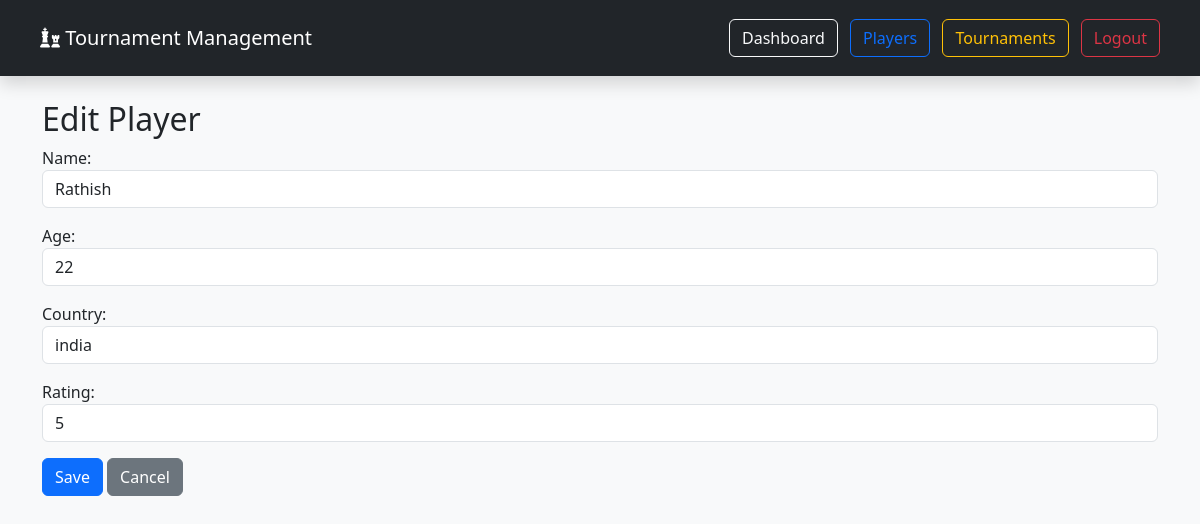
The app's page /players/edit/1/ (signed in) with its own data.
### tournament/models.py (models this page shows, shortened)
class Player(models.Model):
    name = models.CharField(max_length=100, unique=True)
    age = models.PositiveIntegerField()
    country = models.CharField(max_length=100)
    rating = models.PositiveIntegerField()
    class Meta:
        ordering = ["name"]

### tournament/views.py (the view)
# urls.py: path("players/edit/<int:pk>/", views.player_edit, name="player_edit"),
@login_required
def player_edit(request, pk):
    player = get_object_or_404(Player, pk=pk)
    if request.method == "POST":
        form = PlayerForm(
            request.POST,
            instance=player,
        )
        if form.is_valid():
            form.save()
            messages.success(
                request,
                "Player updated successfully."
            )
            return redirect("player_list")
    else:
        form = PlayerForm(instance=player)
    return render(
        request,
        "players/player_form.html",
        {
            "form": form,
            "title": "Edit Player",
        },
    )

### tournament/forms.py (shortened to what this page needs)
class PlayerForm(forms.ModelForm):
    class Meta:
        model = Player
        fields = [
            "name",
            "age",
            "country",
            "rating",
        ]
        widgets = {
            "name": forms.TextInput(attrs={"class": "form-control"}),
            "age": forms.NumberInput(attrs={"class": "form-control"}),
            "country": forms.TextInput(attrs={"class": "form-control"}),
            "rating": forms.NumberInput(attrs={"class": "form-control"}),
        }

### tournament/templates/players/player_form.html (shortened to what this page needs)
{% extends 'base.html' %}
{% block content %}
<h2>{{ title }}</h2>
<form method="POST">
{{ form.as_p }}
<button type="submit" class="btn btn-primary">
Save
</button>
<a href="{% url 'player_list' %}" class="btn btn-secondary">
Cancel
</a>
</form>
{% endblock %}

### tournament/static/css/style.css (style rules this page uses)
body { background:#f5f5f5; }
.btn { border-radius:20px; }

### records on screen
Player: name "Rathish", age "22", country "india", rating "5"

### other values on screen
{{ title }} "Edit Player"
